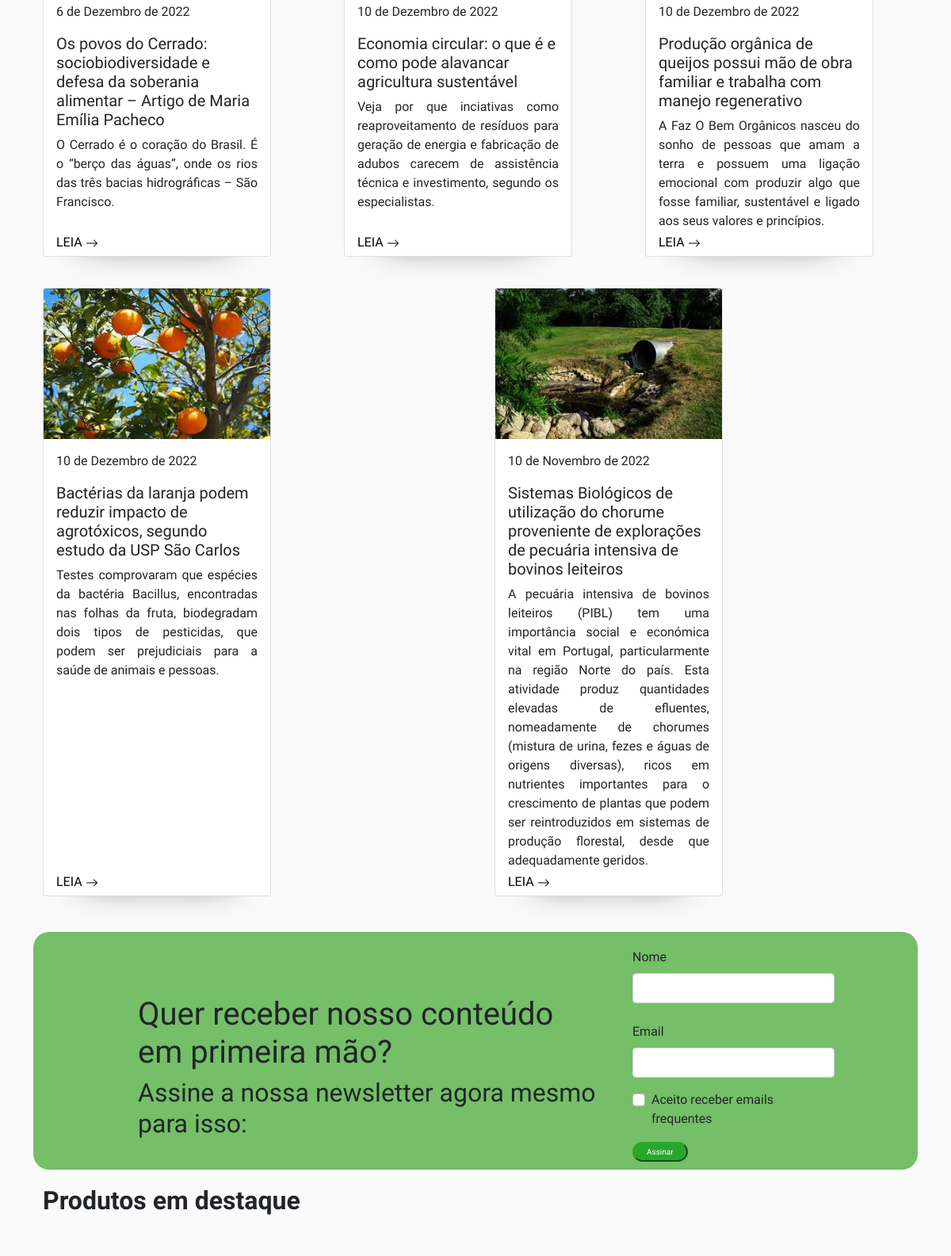
Before: / (middle part) with the older database file.
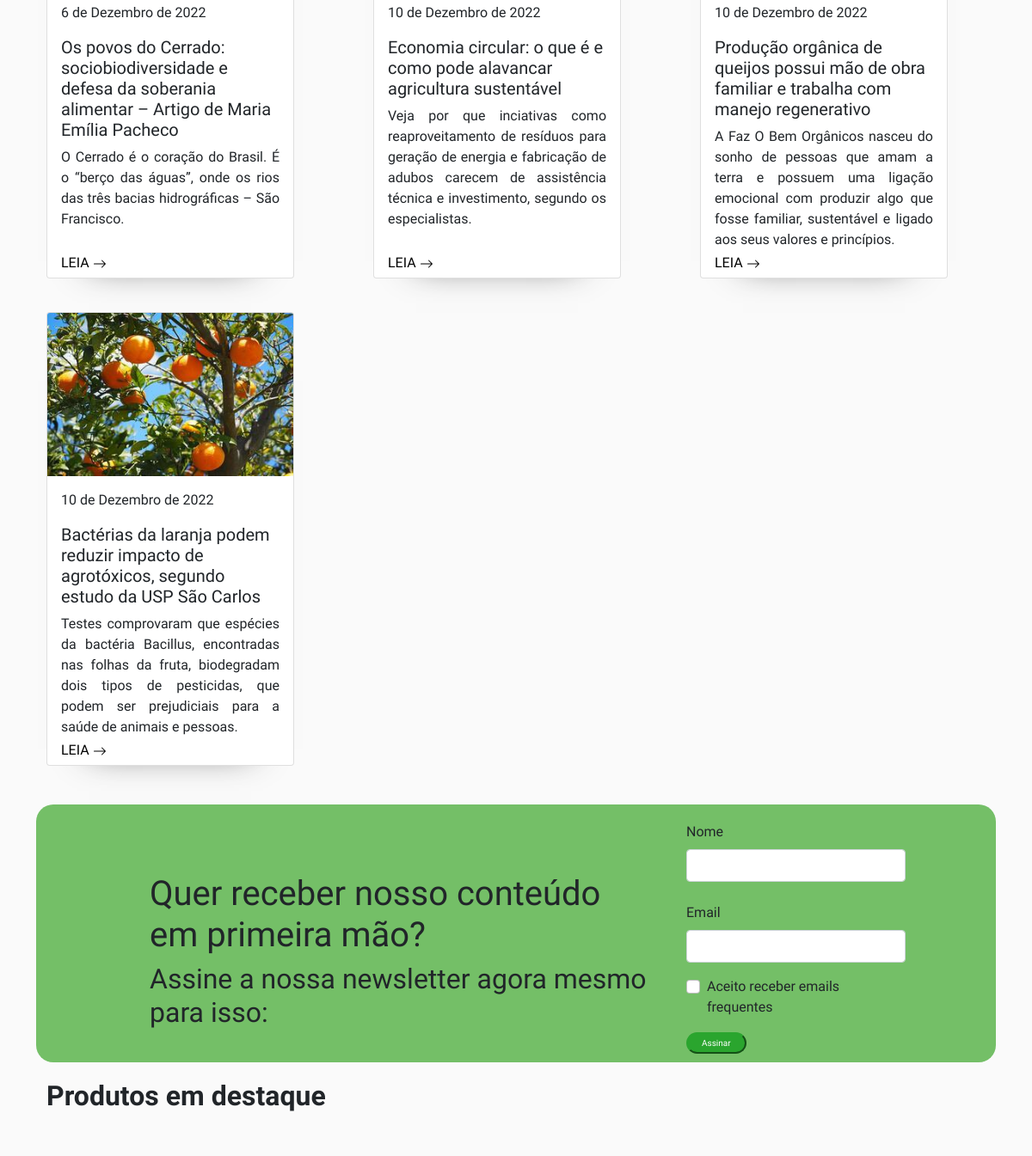
After: the same page with the newer database file.
### main/models.py (models this page shows, shortened)
class Publicacao(models.Model):
    titulo = models.CharField(max_length=200)
    descricao = models.TextField()
    corpo_do_texto = RichTextUploadingField()
    tempo_da_publicacao = models.DateField()
    imagem = models.ImageField(upload_to='produtos/', blank=True, null=True, max_length=250)
    autor = models.ForeignKey(Autor, on_delete=models.CASCADE)
    categoria = models.ManyToManyField(Categoria)
    user = models.ForeignKey(get_user_model(), null=True,blank=True,on_delete=models.CASCADE)

### main/views.py (the view)
# urls.py: path("",index, name='index'),
def index(request):
    lista = Publicacao.objects.all()
    lista_produto = Produto.objects.all()
    busca = request.GET.get('search')
    if busca:
        lista = Publicacao.objects.filter(titulo__icontains = busca)
        lista_produto = Produto.objects.filter(nome__icontains = busca)
        context = {'buscas' : lista, 'busca_produto' : lista_produto}
        return render(request, "busca.html", context)
    else:
        context={'publicacoes' : lista, 'produtos' : lista_produto}
        return render(request,"index.html", context)

### main/models.py (called while the page is built)
    def __str__(self):
        return self.nome

### main/templates/index.html (shortened to what this page needs)
{% extends 'base.html' %}
{% load static %}
{% block conteudo %}
<main navBT>
<section class="dividir">
  <section class="container" style="width: 1200px; padding-bottom: 30px;">
    <div class="row">
        {% for publicacao in publicacoes %}
        <div class="col row-cols-1 row-cols-md-3 g-4" style="padding-bottom: 15px;">
            <div class="card h-100 sombra" style="width: 18rem; height: auto;">
                <img src="/media/{{publicacao.imagem}}" class="card-img-top" alt="#">
                <div class="card-body">
                <p>{{publicacao.tempo_da_publicacao}}</p>
                <h3 class="fs-5">{{publicacao.titulo}}</h2>
                  <p class="card-text">{{publicacao.descricao}}</p>
                  <p class="teste">
                  <a href="{% url 'detalhe' publicacao.id %}" class="cor-fonte">LEIA <svg xmlns="http://www.w3.org/2000/svg" width="16" height="16" fill="currentColor" class="bi bi-arrow-right" viewBox="0 0 16 16">
                    <path fill-rule="evenodd" d="M1 8a.5.5 0 0 1 .5-.5h11.793l-3.147-3.146a.5.5 0 0 1 .708-.708l4 4a.5.5 0 0 1 0 .708l-4 4a.5.5 0 0 1-.708-.708L13.293 8.5H1.5A.5.5 0 0 1 1 8z"/>
                  </svg>
                </a>
              </p>
                </div>
              </div>
        </div>
        {% endfor %}
    </div>
  </section>
  <section>
    <div style="background-color: #74BF67;border-radius:20px;"class="anuncio-barra container-fluid" style="margin-bottom: 80px; margin-top: 100px;">
      <div class="row">
        <div class="col-8">
          <h1 class="text2anun" style="padding-top: 80px; margin-left: 120px;">
            Quer receber nosso conteúdo <br>em primeira mão?<br>
          </h1>
          <h2 class="id=barrah12" style="margin-left: 120px;">Assine a nossa newsletter agora mesmo para isso:</h2>
        </div>
        <form class="col-3" style="margin-top: 20px">
          <div class="mb-4">
            <label for="exampleInputEmail1" class="form-label">Nome</label>
            <input type="email" class="form-control" id="exampleInputEmail1" aria-describedby="emailHelp">
          </div>
          <div class="mb-3">
            <label for="exampleInputPassword1" class="form-label">Email</label>
            <input type="email" class="form-control" id="exampleInputPassword1">
          </div>
          <div class="mb-3 form-check">
            <input type="checkbox" class="form-check-input" id="exampleCheck1">
            <label class="form-check-label" for="exampleCheck1">Aceito receber emails frequentes</label>
          </div>
          <a href="{% url 'index' %}"><button type="button" class="but" style="font-size: 10px; margin-bottom: 5px;"> Assinar </button> </a>
        </form>
      </div>
    </div>
  </section>
  <section class="container" style="width: 1200px; padding-bottom: 30px;">
    <div class="row">
        <h2 style="padding-top:20px ; padding-bottom:20px"><b> Produtos em destaque</b></h2>
    </div>
  </section>
</section>
</main>
{% endblock conteudo %}

Changed rows visible on the page:
removed Publicacao: imagem (picture), tempo_da_publicacao "10 de Novembro de 2022", titulo "Sistemas Biológicos de utilização do chorume proveniente de explorações de pecuária intensiva de bovinos leiteiros", descricao "A pecuária intensiva de bovinos leiteiros (PIBL) tem uma importância social e económica vital em Portugal, particularmente na região Norte do país. Esta atividade produz quantidades elevadas de efluentes, nomeadamente de chorumes (mistura de urina, fezes e águas de origens diversas), ricos em nutrientes importantes para o crescimento de plantas que podem ser reintroduzidos em sistemas de produção florestal, desde que adequadamente geridos."
